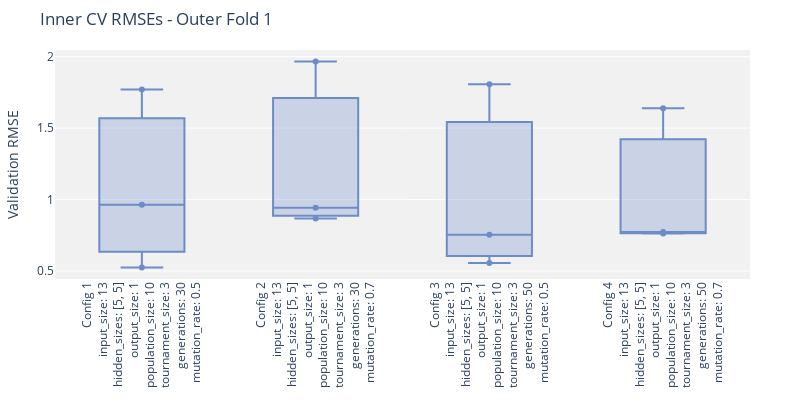
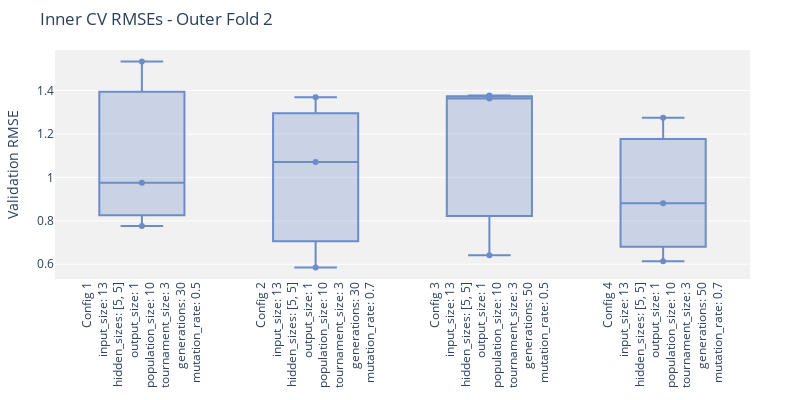
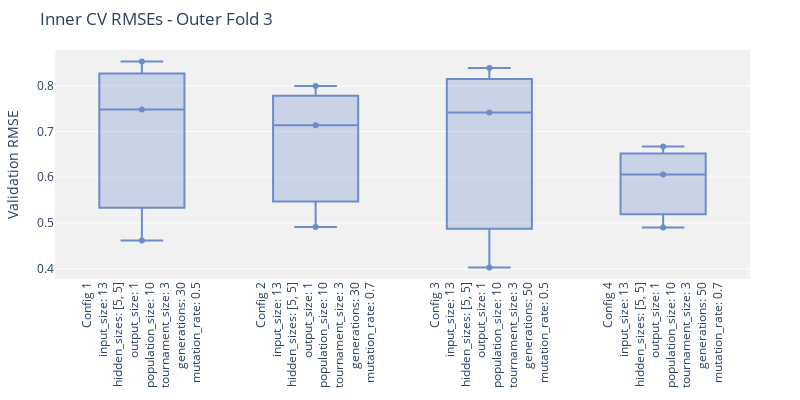
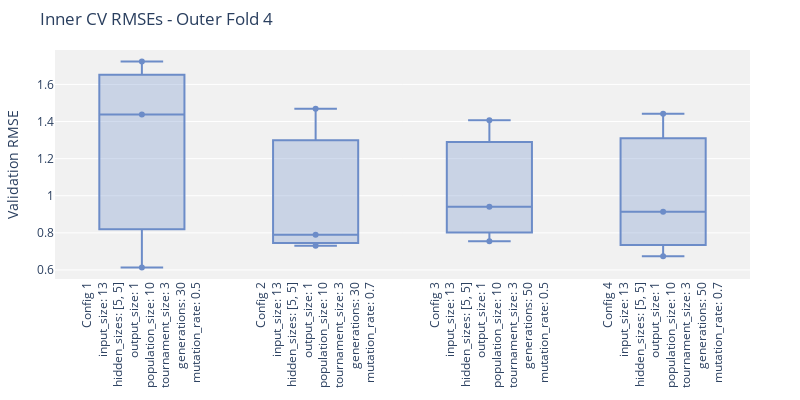

Notebook source saved alongside these figures, in order:
### Code cell
# TREE_CONSTANTS = [random.uniform(0, 1) for _ in range(9)] + [-1.]
# SLIM_VERSIONS = ['SLIM+SIG2', 'SLIM+SIG1', 'SLIM+ABS', 'SLIM*SIG2', 'SLIM*SIG1','SLIM*ABS']


# Grid of parameters to test
# param_grid = {
#     'initializer': ['grow', 'rhh'],                   
#     'sspace.p_constants': [0.1, 0.5],                
#     'sspace.max_init_depth': [3],                                          
#     'sspace.tree_constants': [TREE_CONSTANTS],        
#     'pop_size': [50],                                                                       
#     'generations': [30, 50],                         
#     'ms_lower': [0],                               
#     'ms_upper': [1],                               
#     'reconstruct': [True],                   
#     'slim_version': SLIM_VERSIONS,                                   
#     'p_inflate': [0.5],                               
#     'copy_parent': [True, False]                            
# }

# input_size = 13 

param_grid = {
    'input_size': [13],
    'hidden_sizes': [[5, 5]], 
    'output_size': [1],
    'population_size': [10],
    'tournament_size': [3],
    'generations': [30, 50],
    'mutation_rate': [0.5, 0.7]
}

# Seeds to test for reproducibility and robustness
seeds = [42, 123, 456]

# Collecting results across seeds
all_scores = []
all_best_models = []
all_results = []
all_validation = []

# Cross-validation loop with multiple seeds
for seed in seeds:
    print(f"\n=== Running with seed: {seed} ===\n")

    # Ensuring reproducibility
    random.seed(seed)
    np.random.seed(seed)
    torch.manual_seed(seed)

    # Run nested cross-validation
    scores, best_models, df_results, val_results = nested_cv_nn(
        X=X, y=y,
        param_grid=param_grid,
        gp_class=slim,
        k_outer=5, k_inner=3,
        seed=seed
    )

    # Store results
    all_scores.append(scores)
    all_best_models.append(best_models)
    all_results.append(df_results)
    all_validation.append(val_results)

### Figure 1 — Plotly figure (JSON) as saved in the notebook; plotly's stock layout.template omitted (floating-point values rounded to 4 significant figures)
{"data": [{"boxpoints": "all", "fillcolor": "rgba(108, 140, 200, 0.3)", "jitter": 0, "line": {"color": "rgba(108, 140, 200, 1)"}, "marker": {"color": "rgba(108, 140, 200, 1)"}, "pointpos": 0, "type": "box", "x": ["Config 1<br>input_size: 13<br>hidden_sizes: [5, 5]<br>output_size: 1<br>population_size: 10<br>tournament_size: 3<br>generations: 30<br>mutation_rate: 0.5", "Config 1<br>input_size: 13<br>hidden_sizes: [5, 5]<br>output_size: 1<br>population_size: 10<br>tournament_size: 3<br>generations: 30<br>mutation_rate: 0.5", "Config 1<br>input_size: 13<br>hidden_sizes: [5, 5]<br>output_size: 1<br>population_size: 10<br>tournament_size: 3<br>generations: 30<br>mutation_rate: 0.5", "Config 2<br>input_size: 13<br>hidden_sizes: [5, 5]<br>output_size: 1<br>population_size: 10<br>tournament_size: 3<br>generations: 30<br>mutation_rate: 0.7", "Config 2<br>input_size: 13<br>hidden_sizes: [5, 5]<br>output_size: 1<br>population_size: 10<br>tournament_size: 3<br>generations: 30<br>mutation_rate: 0.7", "Config 2<br>input_size: 13<br>hidden_sizes: [5, 5]<br>output_size: 1<br>population_size: 10<br>tournament_size: 3<br>generations: 30<br>mutation_rate: 0.7", "Config 3<br>input_size: 13<br>hidden_sizes: [5, 5]<br>output_size: 1<br>population_size: 10<br>tournament_size: 3<br>generations: 50<br>mutation_rate: 0.5", "Config 3<br>input_size: 13<br>hidden_sizes: [5, 5]<br>output_size: 1<br>population_size: 10<br>tournament_size: 3<br>generations: 50<br>mutation_rate: 0.5", "Config 3<br>input_size: 13<br>hidden_sizes: [5, 5]<br>output_size: 1<br>population_size: 10<br>tournament_size: 3<br>generations: 50<br>mutation_rate: 0.5", "Config 4<br>input_size: 13<br>hidden_sizes: [5, 5]<br>output_size: 1<br>population_size: 10<br>tournament_size: 3<br>generations: 50<br>mutation_rate: 0.7", "Config 4<br>input_size: 13<br>hidden_sizes: [5, 5]<br>output_size: 1<br>population_size: 10<br>tournament_size: 3<br>generations: 50<br>mutation_rate: 0.7", "Config 4<br>input_size: 13<br>hidden_sizes: [5, 5]<br>output_size: 1<br>population_size: 10<br>tournament_size: 3<br>generations: 50<br>mutation_rate: 0.7"], "y": [1.771, 0.5239, 0.9634, 1.967, 0.9426, 0.8672, 1.806, 0.555, 0.7533, 1.639, 0.762, 0.7731]}], "layout": {"height": 400, "margin": {"b": 20, "l": 50, "r": 50, "t": 50}, "plot_bgcolor": "#f1f1f1", "showlegend": false, "title": {"text": "Inner CV RMSEs - Outer Fold 1"}, "width": 800, "xaxis": {"tickangle": -90}, "yaxis": {"title": {"text": "Validation RMSE"}}}}

### Figure 2 — Plotly figure (JSON) as saved in the notebook; plotly's stock layout.template omitted (floating-point values rounded to 4 significant figures)
{"data": [{"boxpoints": "all", "fillcolor": "rgba(108, 140, 200, 0.3)", "jitter": 0, "line": {"color": "rgba(108, 140, 200, 1)"}, "marker": {"color": "rgba(108, 140, 200, 1)"}, "pointpos": 0, "type": "box", "x": ["Config 1<br>input_size: 13<br>hidden_sizes: [5, 5]<br>output_size: 1<br>population_size: 10<br>tournament_size: 3<br>generations: 30<br>mutation_rate: 0.5", "Config 1<br>input_size: 13<br>hidden_sizes: [5, 5]<br>output_size: 1<br>population_size: 10<br>tournament_size: 3<br>generations: 30<br>mutation_rate: 0.5", "Config 1<br>input_size: 13<br>hidden_sizes: [5, 5]<br>output_size: 1<br>population_size: 10<br>tournament_size: 3<br>generations: 30<br>mutation_rate: 0.5", "Config 2<br>input_size: 13<br>hidden_sizes: [5, 5]<br>output_size: 1<br>population_size: 10<br>tournament_size: 3<br>generations: 30<br>mutation_rate: 0.7", "Config 2<br>input_size: 13<br>hidden_sizes: [5, 5]<br>output_size: 1<br>population_size: 10<br>tournament_size: 3<br>generations: 30<br>mutation_rate: 0.7", "Config 2<br>input_size: 13<br>hidden_sizes: [5, 5]<br>output_size: 1<br>population_size: 10<br>tournament_size: 3<br>generations: 30<br>mutation_rate: 0.7", "Config 3<br>input_size: 13<br>hidden_sizes: [5, 5]<br>output_size: 1<br>population_size: 10<br>tournament_size: 3<br>generations: 50<br>mutation_rate: 0.5", "Config 3<br>input_size: 13<br>hidden_sizes: [5, 5]<br>output_size: 1<br>population_size: 10<br>tournament_size: 3<br>generations: 50<br>mutation_rate: 0.5", "Config 3<br>input_size: 13<br>hidden_sizes: [5, 5]<br>output_size: 1<br>population_size: 10<br>tournament_size: 3<br>generations: 50<br>mutation_rate: 0.5", "Config 4<br>input_size: 13<br>hidden_sizes: [5, 5]<br>output_size: 1<br>population_size: 10<br>tournament_size: 3<br>generations: 50<br>mutation_rate: 0.7", "Config 4<br>input_size: 13<br>hidden_sizes: [5, 5]<br>output_size: 1<br>population_size: 10<br>tournament_size: 3<br>generations: 50<br>mutation_rate: 0.7", "Config 4<br>input_size: 13<br>hidden_sizes: [5, 5]<br>output_size: 1<br>population_size: 10<br>tournament_size: 3<br>generations: 50<br>mutation_rate: 0.7"], "y": [0.9753, 1.534, 0.7762, 1.071, 1.369, 0.5849, 1.363, 1.377, 0.6417, 0.8815, 1.275, 0.6136]}], "layout": {"height": 400, "margin": {"b": 20, "l": 50, "r": 50, "t": 50}, "plot_bgcolor": "#f1f1f1", "showlegend": false, "title": {"text": "Inner CV RMSEs - Outer Fold 2"}, "width": 800, "xaxis": {"tickangle": -90}, "yaxis": {"title": {"text": "Validation RMSE"}}}}

### Figure 3 — Plotly figure (JSON) as saved in the notebook; plotly's stock layout.template omitted (floating-point values rounded to 4 significant figures)
{"data": [{"boxpoints": "all", "fillcolor": "rgba(108, 140, 200, 0.3)", "jitter": 0, "line": {"color": "rgba(108, 140, 200, 1)"}, "marker": {"color": "rgba(108, 140, 200, 1)"}, "pointpos": 0, "type": "box", "x": ["Config 1<br>input_size: 13<br>hidden_sizes: [5, 5]<br>output_size: 1<br>population_size: 10<br>tournament_size: 3<br>generations: 30<br>mutation_rate: 0.5", "Config 1<br>input_size: 13<br>hidden_sizes: [5, 5]<br>output_size: 1<br>population_size: 10<br>tournament_size: 3<br>generations: 30<br>mutation_rate: 0.5", "Config 1<br>input_size: 13<br>hidden_sizes: [5, 5]<br>output_size: 1<br>population_size: 10<br>tournament_size: 3<br>generations: 30<br>mutation_rate: 0.5", "Config 2<br>input_size: 13<br>hidden_sizes: [5, 5]<br>output_size: 1<br>population_size: 10<br>tournament_size: 3<br>generations: 30<br>mutation_rate: 0.7", "Config 2<br>input_size: 13<br>hidden_sizes: [5, 5]<br>output_size: 1<br>population_size: 10<br>tournament_size: 3<br>generations: 30<br>mutation_rate: 0.7", "Config 2<br>input_size: 13<br>hidden_sizes: [5, 5]<br>output_size: 1<br>population_size: 10<br>tournament_size: 3<br>generations: 30<br>mutation_rate: 0.7", "Config 3<br>input_size: 13<br>hidden_sizes: [5, 5]<br>output_size: 1<br>population_size: 10<br>tournament_size: 3<br>generations: 50<br>mutation_rate: 0.5", "Config 3<br>input_size: 13<br>hidden_sizes: [5, 5]<br>output_size: 1<br>population_size: 10<br>tournament_size: 3<br>generations: 50<br>mutation_rate: 0.5", "Config 3<br>input_size: 13<br>hidden_sizes: [5, 5]<br>output_size: 1<br>population_size: 10<br>tournament_size: 3<br>generations: 50<br>mutation_rate: 0.5", "Config 4<br>input_size: 13<br>hidden_sizes: [5, 5]<br>output_size: 1<br>population_size: 10<br>tournament_size: 3<br>generations: 50<br>mutation_rate: 0.7", "Config 4<br>input_size: 13<br>hidden_sizes: [5, 5]<br>output_size: 1<br>population_size: 10<br>tournament_size: 3<br>generations: 50<br>mutation_rate: 0.7", "Config 4<br>input_size: 13<br>hidden_sizes: [5, 5]<br>output_size: 1<br>population_size: 10<br>tournament_size: 3<br>generations: 50<br>mutation_rate: 0.7"], "y": [0.4618, 0.8533, 0.7484, 0.4912, 0.7135, 0.7997, 0.4025, 0.8392, 0.7416, 0.4903, 0.6058, 0.6672]}], "layout": {"height": 400, "margin": {"b": 20, "l": 50, "r": 50, "t": 50}, "plot_bgcolor": "#f1f1f1", "showlegend": false, "title": {"text": "Inner CV RMSEs - Outer Fold 3"}, "width": 800, "xaxis": {"tickangle": -90}, "yaxis": {"title": {"text": "Validation RMSE"}}}}

### Figure 4 — Plotly figure (JSON) as saved in the notebook; plotly's stock layout.template omitted (floating-point values rounded to 4 significant figures)
{"data": [{"boxpoints": "all", "fillcolor": "rgba(108, 140, 200, 0.3)", "jitter": 0, "line": {"color": "rgba(108, 140, 200, 1)"}, "marker": {"color": "rgba(108, 140, 200, 1)"}, "pointpos": 0, "type": "box", "x": ["Config 1<br>input_size: 13<br>hidden_sizes: [5, 5]<br>output_size: 1<br>population_size: 10<br>tournament_size: 3<br>generations: 30<br>mutation_rate: 0.5", "Config 1<br>input_size: 13<br>hidden_sizes: [5, 5]<br>output_size: 1<br>population_size: 10<br>tournament_size: 3<br>generations: 30<br>mutation_rate: 0.5", "Config 1<br>input_size: 13<br>hidden_sizes: [5, 5]<br>output_size: 1<br>population_size: 10<br>tournament_size: 3<br>generations: 30<br>mutation_rate: 0.5", "Config 2<br>input_size: 13<br>hidden_sizes: [5, 5]<br>output_size: 1<br>population_size: 10<br>tournament_size: 3<br>generations: 30<br>mutation_rate: 0.7", "Config 2<br>input_size: 13<br>hidden_sizes: [5, 5]<br>output_size: 1<br>population_size: 10<br>tournament_size: 3<br>generations: 30<br>mutation_rate: 0.7", "Config 2<br>input_size: 13<br>hidden_sizes: [5, 5]<br>output_size: 1<br>population_size: 10<br>tournament_size: 3<br>generations: 30<br>mutation_rate: 0.7", "Config 3<br>input_size: 13<br>hidden_sizes: [5, 5]<br>output_size: 1<br>population_size: 10<br>tournament_size: 3<br>generations: 50<br>mutation_rate: 0.5", "Config 3<br>input_size: 13<br>hidden_sizes: [5, 5]<br>output_size: 1<br>population_size: 10<br>tournament_size: 3<br>generations: 50<br>mutation_rate: 0.5", "Config 3<br>input_size: 13<br>hidden_sizes: [5, 5]<br>output_size: 1<br>population_size: 10<br>tournament_size: 3<br>generations: 50<br>mutation_rate: 0.5", "Config 4<br>input_size: 13<br>hidden_sizes: [5, 5]<br>output_size: 1<br>population_size: 10<br>tournament_size: 3<br>generations: 50<br>mutation_rate: 0.7", "Config 4<br>input_size: 13<br>hidden_sizes: [5, 5]<br>output_size: 1<br>population_size: 10<br>tournament_size: 3<br>generations: 50<br>mutation_rate: 0.7", "Config 4<br>input_size: 13<br>hidden_sizes: [5, 5]<br>output_size: 1<br>population_size: 10<br>tournament_size: 3<br>generations: 50<br>mutation_rate: 0.7"], "y": [1.724, 0.6127, 1.438, 0.7901, 0.7308, 1.469, 0.941, 0.7547, 1.406, 0.913, 0.674, 1.442]}], "layout": {"height": 400, "margin": {"b": 20, "l": 50, "r": 50, "t": 50}, "plot_bgcolor": "#f1f1f1", "showlegend": false, "title": {"text": "Inner CV RMSEs - Outer Fold 4"}, "width": 800, "xaxis": {"tickangle": -90}, "yaxis": {"title": {"text": "Validation RMSE"}}}}
